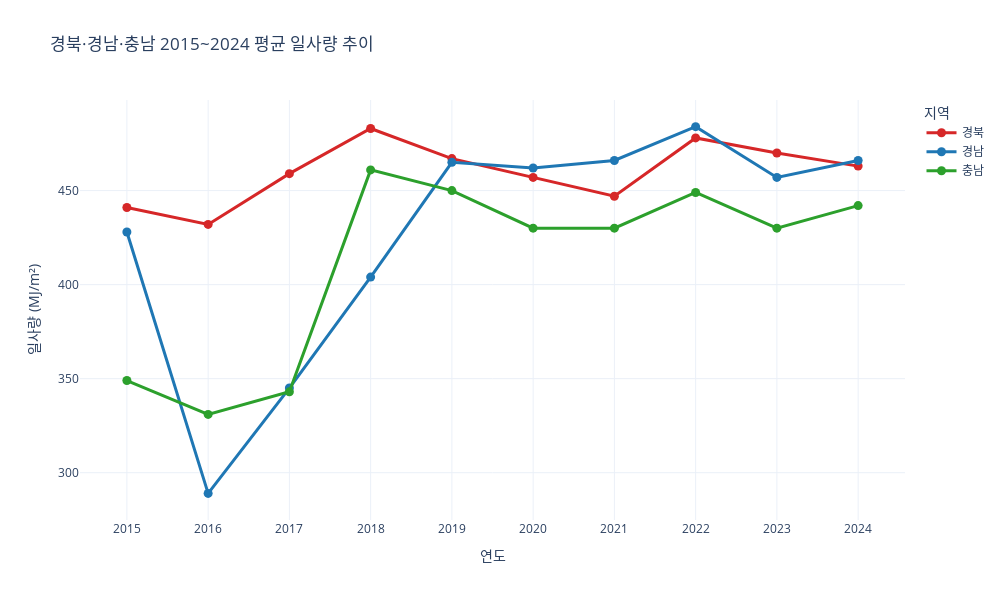

Write notebook code for a chart like this one.
### Code cell
# 3지역 10년간 일사량 추이 그래프

# === 데이터 불러오기 ===
df = pd.read_excel("dataset/2015-2024_충남,경북,경남_평균_일사량.xlsx")

# === Wide → Long 변환 ===
df_long = df.melt(id_vars="지역", var_name="연도", value_name="일사량(MJ/m2)")
df_long["연도"] = pd.to_numeric(df_long["연도"], errors="coerce")

# === Plotly 선 그래프 ===
fig = px.line(
    df_long,
    x="연도",
    y="일사량(MJ/m2)",
    color="지역",
    markers=True,
    title="경북·경남·충남 2015~2024 평균 일사량 추이",
    category_orders={"지역": ["경북", "경남", "충남"]},  # 순서 강제
    color_discrete_map={
        "경남": "#1f77b4",  # 파랑
        "경북": "#d62728",  # 빨강
        "충남": "#2ca02c"   # 초록
    }
)

# 스타일 조정
fig.update_traces(line=dict(width=3), marker=dict(size=9))
fig.update_layout(
    template="plotly_white",
    xaxis=dict(dtick=1, title="연도"),
    yaxis=dict(title="일사량 (MJ/m²)"),
    legend=dict(title="지역", bgcolor="rgba(255,255,255,0.7)", bordercolor="lightgray")
)

# 크기 설정
fig.update_layout(width=1000,height=600)

fig.show()

### Figure 1 — Plotly figure (JSON) as saved in the notebook; plotly's stock layout.template omitted (floating-point values rounded to 4 significant figures)
{"data": [{"hovertemplate": "지역=경북<br>연도=%{x}<br>일사량(MJ/m2)=%{y}<extra></extra>", "legendgroup": "경북", "line": {"color": "#d62728", "dash": "solid", "width": 3}, "marker": {"size": 9, "symbol": "circle"}, "mode": "lines+markers", "name": "경북", "orientation": "v", "showlegend": true, "type": "scatter", "x": [2015, 2016, 2017, 2018, 2019, 2020, 2021, 2022, 2023, 2024], "xaxis": "x", "y": [441, 432, 459, 483, 467, 457, 447, 478, 470, 463], "yaxis": "y"}, {"hovertemplate": "지역=경남<br>연도=%{x}<br>일사량(MJ/m2)=%{y}<extra></extra>", "legendgroup": "경남", "line": {"color": "#1f77b4", "dash": "solid", "width": 3}, "marker": {"size": 9, "symbol": "circle"}, "mode": "lines+markers", "name": "경남", "orientation": "v", "showlegend": true, "type": "scatter", "x": [2015, 2016, 2017, 2018, 2019, 2020, 2021, 2022, 2023, 2024], "xaxis": "x", "y": [428, 289, 345, 404, 465, 462, 466, 484, 457, 466], "yaxis": "y"}, {"hovertemplate": "지역=충남<br>연도=%{x}<br>일사량(MJ/m2)=%{y}<extra></extra>", "legendgroup": "충남", "line": {"color": "#2ca02c", "dash": "solid", "width": 3}, "marker": {"size": 9, "symbol": "circle"}, "mode": "lines+markers", "name": "충남", "orientation": "v", "showlegend": true, "type": "scatter", "x": [2015, 2016, 2017, 2018, 2019, 2020, 2021, 2022, 2023, 2024], "xaxis": "x", "y": [349, 331, 343, 461, 450, 430, 430, 449, 430, 442], "yaxis": "y"}], "layout": {"height": 600, "legend": {"bgcolor": "rgba(255,255,255,0.7)", "bordercolor": "lightgray", "title": {"text": "지역"}, "tracegroupgap": 0}, "title": {"text": "경북·경남·충남 2015~2024 평균 일사량 추이"}, "width": 1000, "xaxis": {"anchor": "y", "domain": [0, 1], "dtick": 1, "title": {"text": "연도"}}, "yaxis": {"anchor": "x", "domain": [0, 1], "title": {"text": "일사량 (MJ/m²)"}}}}
